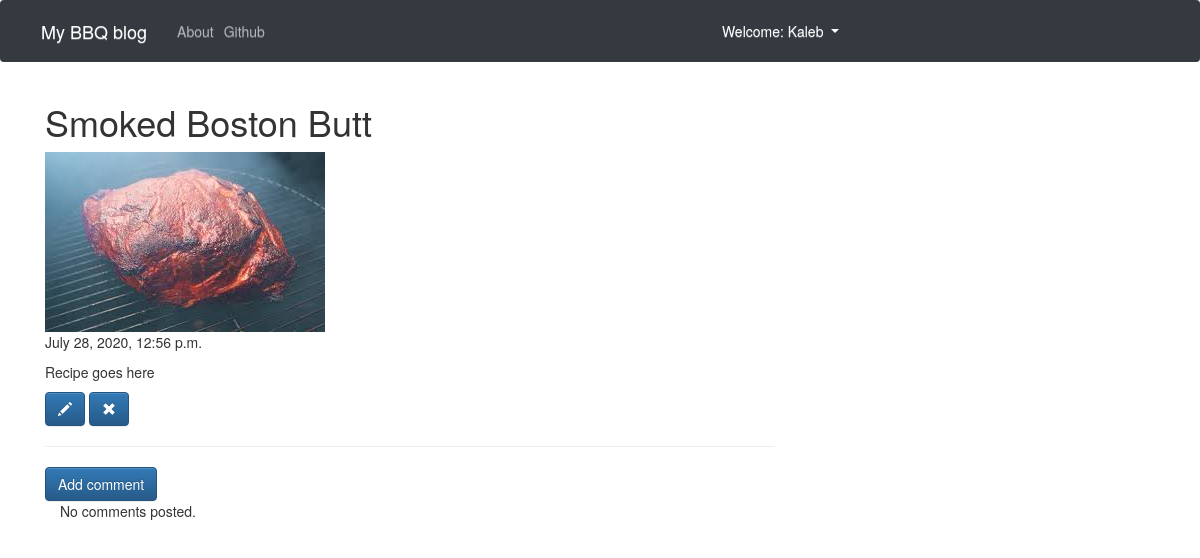
The page /post/25/ (signed in) on the database its author committed.
### blog/models.py (models this page shows, shortened)
class Post(models.Model):
    author = models.ForeignKey('auth.User',on_delete=models.PROTECT)
    title = models.CharField(max_length = 200)
    text = models.TextField()
    photo = models.ImageField(upload_to='images/')
    create_date = models.DateTimeField(default = timezone.now)
    published_date = models.DateTimeField(blank=True,null=True)
    @property
    def photo_url(self):
        if self.photo and hasattr(self.photo, 'url'):
            return self.photo.url

### blog/views.py (the view)
# urls.py: path('post/<int:pk>/',views.PostDetailView.as_view(),name='post_detail'),
class PostDetailView(DetailView):
    model = Post

### blog/templates/blog/post_detail.html
{% extends "blog/base.html" %}
{% block content %}
<h1><a id="post_title" class="particletext fire" >{{post.title}}</a></h1>
{% if post.photo %}
<img  src="{{ post.photo_url|default_if_none:'#' }}"/>
{% endif %}
{% if post.published_date %}
    <div class="date">
        {{ post.published_date }}
    </div>
{% else %}
    <a class="btn btn-default" href="{% url 'post_publish' pk=post.pk %}">Publish</a>
{% endif %}
<p class='postcontent' >{{ post.text|safe|linebreaksbr }}</p>
{% if user.is_authenticated %}
  <a class="btn btn-primary" href="{% url 'post_edit' pk=post.pk %}"><span class="glyphicon glyphicon-pencil"></span></a>
  <a class="btn btn-primary" href="{% url 'post_remove' pk=post.pk %}"><span class="glyphicon glyphicon-remove"></span></a>
{% endif %}
<hr>
<a class="btn btn-primary btn-comment" href="{% url 'add_comment_to_post' pk=post.pk %}">Add comment</a>
<div class="container">
{% for comment in post.comments.all %}
<br>
{% if user.is_authenticated or comment.approved_comment %}
      {{ comment.created_date }}
      {% if not comment.approved_comment %}
          <a class="btn btn-default" href="{% url 'comment_remove' pk=comment.pk %}"><span class="glyphicon glyphicon-remove"></span></a>
          <a class="btn btn-default" href="{% url 'comment_approve' pk=comment.pk %}"><span class="glyphicon glyphicon-ok"></span></a>
      {% endif %}
  <p>{{ comment.text|safe|linebreaks }}</p>
  <p>Posted by: <strong>{{ comment.author }}</strong></p>
{% endif %}
{% empty %}
<p>No comments posted.</p>
{% endfor %}
</div>
{% endblock %}

### blog/templates/blog/base.html (shortened to what this page needs)
<!DOCTYPE html>
{% load sass_tags %}
{% load static %}
<html lang="en" dir="ltr">
  <head>
    <link rel="stylesheet" href="https://maxcdn.bootstrapcdn.com/bootstrap/4.0.0/css/bootstrap.min.css">
    <link rel="stylesheet" href="https://maxcdn.bootstrapcdn.com/bootstrap/3.3.7/css/bootstrap.min.css">
    <link rel="stylesheet" href="https://maxcdn.bootstrapcdn.com/bootstrap/3.3.7/css/bootstrap-theme.min.css">
    <link rel="stylesheet" href="//cdn.jsdelivr.net/medium-editor/latest/css/medium-editor.min.css" type="text/css" media="screen" charset="utf-8">
    <link rel="stylesheet" href="{% sass_src  'css/blog.css' %}">
    <link rel="stylesheet" href="{% sass_src  'scss/blog.scss' %}">
  </head>
  <body >
    <nav class="navbar navbar-expand-md navbar-dark bg-dark techfont">
      <div class="navbar-collapse collapse w-100 order-1 order-md-0 dual-collapse2">
          <ul class="navbar-nav mr-auto">
            <li>
              <a class="navbar-brand bigbrand" href="{% url 'post_list' %}">My BBQ blog</a>
          </li>
           <li class="nav-item">
          <a class="nav-link" href="{% url 'about'%}">About</a>
          </li>
          <li class="nav-item">
          <a class = "nav-link" href="https://github.com/kalebhod">Github</a>
          </li>
        </ul>
          {% if user.is_authenticated %}
            <ul class="navbar-nav ml-auto w-50 justify-content-end">
              <li class="nav-item dropdown nav-item active">
               <a class="nav-link dropdown-toggle" href="#" id="navbardrop" data-toggle="dropdown">
                 Welcome: {{ user.username }}
               </a>
             </li>
          </ul>
            {% else %}
            <ul class="navbar-nav ml-auto w-50 justify-content-end">
            <li class="nav-item active">
            <a class='nav-link' href="{% url 'login' %}" ><span class="glyphicon glyphicon-user"></span></a>
            </li>
             </ul>
          {% endif %}
    </div>
  </nav>
          <div class="content container">
              <div class="row">
                  <div class="col-md-8">
                    <div class="blog_posts">
                      {% block content %}
                      {% endblock %}
                    </div>
                  </div>
              </div>
          </div>
  </body>
</html>

### rows shown on the page
Post: title "Smoked Boston Butt", photo_url (picture), published_date "July 28, 2020, 12:56 p.m.", text "Recipe goes here"

### other values the page prints
{{ user.username }} "Kaleb"
